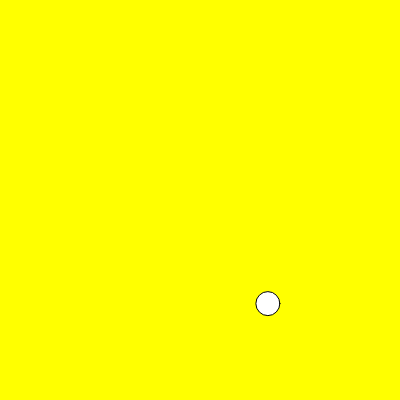
Frame 1 (no input)
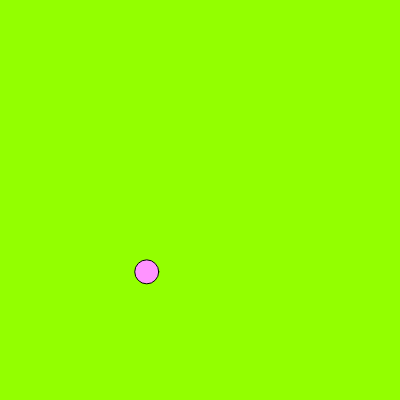
Frame 60 (no input)
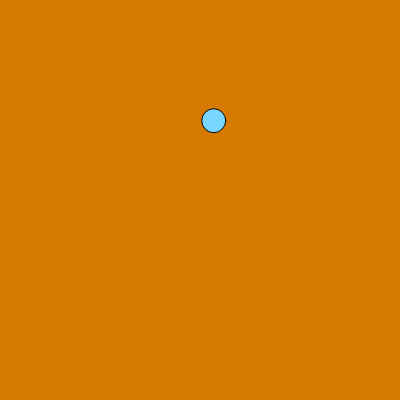
Frame 120 (the mouse pressed at the canvas centre since frame 60)

The p5.js sketch that drew these frames (run headless with seeded random() and noise() and a simulated clock; from frame 60 on, the mouse is pressed at the canvas centre):

// p5.js sketch
// ── sketch.js
let xoff1 = 0;
let xoff2 = 10000;

function setup() {
  createCanvas(400, 400);
}

function draw() {
  let x = map(noise(xoff1), 0, 1, 0, width);
  let y = map(noise(xoff2), 0, 1, 0, height);

  c1 = color(x, y, 0);
  c2 = color(y, x, 255);
  background(c1);

  fill(c2);
  ellipse(x, y, 24, 24);

  xoff1 += 0.02;
  xoff2 += 0.02;
}
